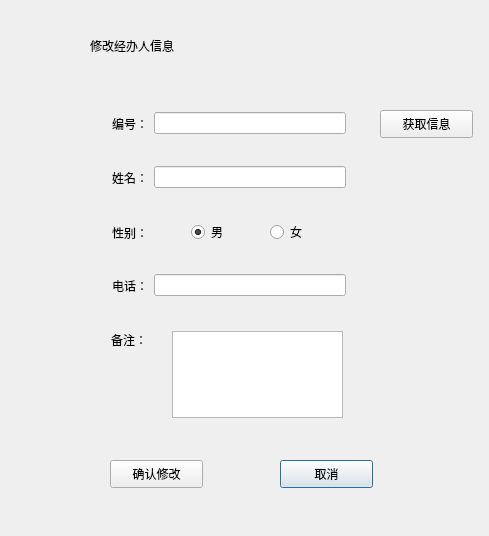
<?xml version="1.0" encoding="UTF-8"?>
<ui version="4.0">
 <class>changesales</class>
 <widget class="QDialog" name="changesales">
  <property name="geometry">
   <rect>
    <x>0</x>
    <y>0</y>
    <width>489</width>
    <height>536</height>
   </rect>
  </property>
  <property name="windowTitle">
   <string>修改经办人信息</string>
  </property>
  <widget class="QPushButton" name="pushButton_2">
   <property name="geometry">
    <rect>
     <x>280</x>
     <y>460</y>
     <width>93</width>
     <height>28</height>
    </rect>
   </property>
   <property name="styleSheet">
    <string notr="true">font: 75 11pt &quot;等线&quot;;</string>
   </property>
   <property name="text">
    <string>取消</string>
   </property>
  </widget>
  <widget class="QPushButton" name="pushButton">
   <property name="geometry">
    <rect>
     <x>110</x>
     <y>460</y>
     <width>93</width>
     <height>28</height>
    </rect>
   </property>
   <property name="styleSheet">
    <string notr="true">font: 75 11pt &quot;等线&quot;;</string>
   </property>
   <property name="text">
    <string>确认修改</string>
   </property>
  </widget>
  <widget class="QLabel" name="label">
   <property name="geometry">
    <rect>
     <x>90</x>
     <y>-10</y>
     <width>311</width>
     <height>111</height>
    </rect>
   </property>
   <property name="styleSheet">
    <string notr="true">font: 26pt &quot;方正舒体&quot;;</string>
   </property>
   <property name="text">
    <string>修改经办人信息</string>
   </property>
  </widget>
  <widget class="QPushButton" name="pushButton_3">
   <property name="geometry">
    <rect>
     <x>380</x>
     <y>110</y>
     <width>93</width>
     <height>28</height>
    </rect>
   </property>
   <property name="text">
    <string>获取信息</string>
   </property>
  </widget>
  <widget class="QTextEdit" name="textEdit">
   <property name="geometry">
    <rect>
     <x>172</x>
     <y>331</y>
     <width>171</width>
     <height>87</height>
    </rect>
   </property>
  </widget>
  <widget class="QLabel" name="label_6">
   <property name="geometry">
    <rect>
     <x>111</x>
     <y>331</y>
     <width>54</width>
     <height>19</height>
    </rect>
   </property>
   <property name="styleSheet">
    <string notr="true">font: 75 11pt &quot;等线&quot;;</string>
   </property>
   <property name="text">
    <string>备注：</string>
   </property>
   <property name="textFormat">
    <enum>Qt::AutoText</enum>
   </property>
   <property name="alignment">
    <set>Qt::AlignLeading|Qt::AlignLeft|Qt::AlignTop</set>
   </property>
  </widget>
  <widget class="QWidget" name="layoutWidget">
   <property name="geometry">
    <rect>
     <x>112</x>
     <y>112</y>
     <width>234</width>
     <height>23</height>
    </rect>
   </property>
   <layout class="QHBoxLayout" name="horizontalLayout">
    <item>
     <widget class="QLabel" name="label_2">
      <property name="styleSheet">
       <string notr="true">font: 75 11pt &quot;等线&quot;;</string>
      </property>
      <property name="text">
       <string>编号：</string>
      </property>
     </widget>
    </item>
    <item>
     <widget class="QLineEdit" name="le_num"/>
    </item>
   </layout>
  </widget>
  <widget class="QWidget" name="layoutWidget">
   <property name="geometry">
    <rect>
     <x>112</x>
     <y>166</y>
     <width>234</width>
     <height>23</height>
    </rect>
   </property>
   <layout class="QHBoxLayout" name="horizontalLayout_2">
    <item>
     <widget class="QLabel" name="label_3">
      <property name="styleSheet">
       <string notr="true">font: 75 11pt &quot;等线&quot;;</string>
      </property>
      <property name="text">
       <string>姓名：</string>
      </property>
     </widget>
    </item>
    <item>
     <widget class="QLineEdit" name="le_name"/>
    </item>
   </layout>
  </widget>
  <widget class="QWidget" name="layoutWidget">
   <property name="geometry">
    <rect>
     <x>112</x>
     <y>220</y>
     <width>231</width>
     <height>25</height>
    </rect>
   </property>
   <layout class="QHBoxLayout" name="horizontalLayout_3">
    <item>
     <widget class="QLabel" name="label_4">
      <property name="styleSheet">
       <string notr="true">font: 75 11pt &quot;等线&quot;;</string>
      </property>
      <property name="text">
       <string>性别：</string>
      </property>
     </widget>
    </item>
    <item>
     <widget class="QRadioButton" name="radioButton">
      <property name="styleSheet">
       <string notr="true">font: 75 11pt &quot;等线&quot;;</string>
      </property>
      <property name="text">
       <string>男</string>
      </property>
      <property name="checked">
       <bool>true</bool>
      </property>
      <attribute name="buttonGroup">
       <string notr="true">sexGroup</string>
      </attribute>
     </widget>
    </item>
    <item>
     <widget class="QRadioButton" name="radioButton_2">
      <property name="styleSheet">
       <string notr="true">font: 75 11pt &quot;等线&quot;;</string>
      </property>
      <property name="text">
       <string>女</string>
      </property>
      <attribute name="buttonGroup">
       <string notr="true">sexGroup</string>
      </attribute>
     </widget>
    </item>
   </layout>
  </widget>
  <widget class="QWidget" name="layoutWidget">
   <property name="geometry">
    <rect>
     <x>112</x>
     <y>274</y>
     <width>234</width>
     <height>23</height>
    </rect>
   </property>
   <layout class="QHBoxLayout" name="horizontalLayout_4">
    <item>
     <widget class="QLabel" name="label_5">
      <property name="styleSheet">
       <string notr="true">font: 75 11pt &quot;等线&quot;;</string>
      </property>
      <property name="text">
       <string>电话：</string>
      </property>
     </widget>
    </item>
    <item>
     <widget class="QLineEdit" name="le_phone"/>
    </item>
   </layout>
  </widget>
 </widget>
 <resources/>
 <connections/>
 <buttongroups>
  <buttongroup name="sexGroup"/>
 </buttongroups>
</ui>
